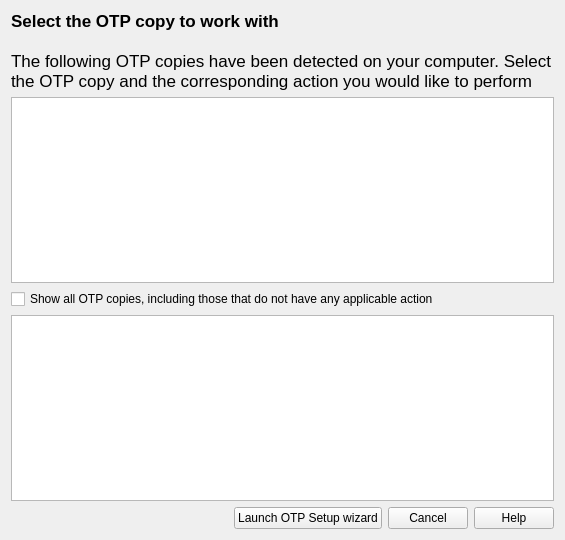
<?xml version="1.0" encoding="UTF-8"?>
<ui version="4.0">
 <class>otpExist</class>
 <widget class="QWidget" name="otpExist">
  <property name="geometry">
   <rect>
    <x>0</x>
    <y>0</y>
    <width>565</width>
    <height>540</height>
   </rect>
  </property>
  <property name="windowTitle">
   <string>Form</string>
  </property>
  <layout class="QGridLayout" name="gridLayout">
   <item row="0" column="0">
    <layout class="QVBoxLayout" name="verticalLayout">
     <item>
      <widget class="QLabel" name="otpExistLabel">
       <property name="text">
        <string>&lt;!DOCTYPE HTML PUBLIC &quot;-//W3C//DTD HTML 4.0//EN&quot; &quot;http://www.w3.org/TR/REC-html40/strict.dtd&quot;&gt;
&lt;html&gt;&lt;head&gt;&lt;meta name=&quot;qrichtext&quot; content=&quot;1&quot; /&gt;&lt;style type=&quot;text/css&quot;&gt;
p, li { white-space: pre-wrap; }
&lt;/style&gt;&lt;/head&gt;&lt;body style=&quot; font-family:'.Helvetica Neue DeskInterface'; font-size:13pt; font-weight:400; font-style:normal;&quot;&gt;
&lt;p style=&quot; margin-top:0px; margin-bottom:0px; margin-left:0px; margin-right:0px; -qt-block-indent:0; text-indent:0px;&quot;&gt;&lt;span style=&quot; font-weight:600;&quot;&gt;Select the OTP copy to work with&lt;/span&gt;&lt;/p&gt;
&lt;p style=&quot;-qt-paragraph-type:empty; margin-top:0px; margin-bottom:0px; margin-left:0px; margin-right:0px; -qt-block-indent:0; text-indent:0px; font-weight:600;&quot;&gt;&lt;/p&gt;
&lt;p style=&quot; margin-top:0px; margin-bottom:0px; margin-left:0px; margin-right:0px; -qt-block-indent:0; text-indent:0px;&quot;&gt;The following OTP copies have been detected on your computer. Select the OTP copy and the corresponding action you would like to perform&lt;/p&gt;&lt;/body&gt;&lt;/html&gt;</string>
       </property>
       <property name="wordWrap">
        <bool>true</bool>
       </property>
      </widget>
     </item>
     <item>
      <widget class="QTableWidget" name="otpExistTable1">
       <property name="editTriggers">
        <set>QAbstractItemView::NoEditTriggers</set>
       </property>
       <attribute name="horizontalHeaderVisible">
        <bool>false</bool>
       </attribute>
       <attribute name="horizontalHeaderMinimumSectionSize">
        <number>4</number>
       </attribute>
       <attribute name="horizontalHeaderStretchLastSection">
        <bool>true</bool>
       </attribute>
       <attribute name="verticalHeaderStretchLastSection">
        <bool>false</bool>
       </attribute>
       <column>
        <property name="text">
         <string>OTP installation path</string>
        </property>
       </column>
       <column>
        <property name="text">
         <string>Action</string>
        </property>
       </column>
      </widget>
     </item>
     <item>
      <widget class="QCheckBox" name="otpExistCheckBox">
       <property name="text">
        <string>Show all OTP copies, including those that do not have any applicable action</string>
       </property>
      </widget>
     </item>
     <item>
      <widget class="QTableWidget" name="otpExistTable2">
       <property name="editTriggers">
        <set>QAbstractItemView::NoEditTriggers</set>
       </property>
       <attribute name="horizontalHeaderVisible">
        <bool>false</bool>
       </attribute>
       <attribute name="horizontalHeaderStretchLastSection">
        <bool>true</bool>
       </attribute>
       <column>
        <property name="text">
         <string>OTP installation path</string>
        </property>
       </column>
       <column>
        <property name="text">
         <string>Action</string>
        </property>
       </column>
      </widget>
     </item>
     <item>
      <layout class="QHBoxLayout" name="horizontalLayout">
       <item>
        <spacer name="horizontalSpacer">
         <property name="orientation">
          <enum>Qt::Horizontal</enum>
         </property>
         <property name="sizeHint" stdset="0">
          <size>
           <width>178</width>
           <height>20</height>
          </size>
         </property>
        </spacer>
       </item>
       <item>
        <widget class="QPushButton" name="otpExistLaunchButton">
         <property name="text">
          <string>Launch OTP Setup wizard</string>
         </property>
        </widget>
       </item>
       <item>
        <widget class="QPushButton" name="otpExistCancelButton">
         <property name="text">
          <string>Cancel</string>
         </property>
        </widget>
       </item>
       <item>
        <widget class="QPushButton" name="otpExistHelpButton">
         <property name="text">
          <string>Help</string>
         </property>
        </widget>
       </item>
      </layout>
     </item>
    </layout>
   </item>
  </layout>
 </widget>
 <resources/>
 <connections/>
</ui>
